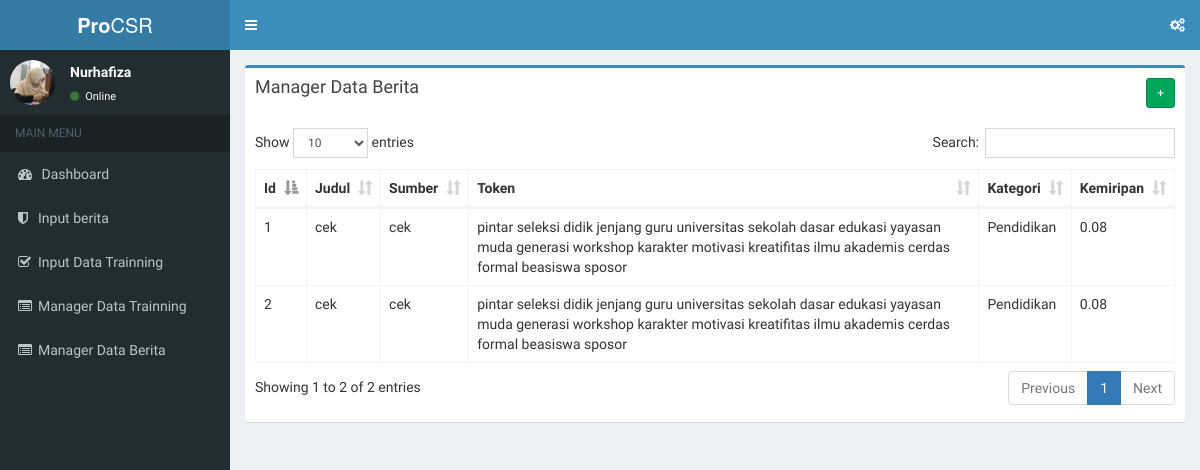
Screenshot of /dashboard.php?page=manager-data-berita with the database file from the repository.
### tables this page shows
CREATE TABLE `data_berita` (
  `id_berita` int(11) NOT NULL,
  `judul` varchar(150) NOT NULL,
  `sumber` varchar(150) NOT NULL,
  `token` text NOT NULL,
  `kategori` varchar(50) NOT NULL,
  `kemiripan` varchar(10) NOT NULL
);

### pages/manager-data-berita.php (the view, shortened to what this page needs)
<?php
$sql = $conn->prepare("SELECT * FROM data_berita ORDER BY id_berita DESC");
$data = Array();
$sql->execute($data);
$datas = $sql->fetchAll();
?>
<section class="content">
  <div class="row">
    <div class="col-md-12">
      <div class="box box-primary">
        <div class="box-header">
          <h3 class="box-title">Manager Data Berita</h3>
          <a href="?page=data-trainning" class="btn btn-success btn-sm pull-right">+</a>
        </div>
        <div class="box-body">
          <table id="data_table" class="table table-bordered table-hover">
            <thead>
              <tr>
                <th>Id</th>
                <th>Judul</th>
                <th>Sumber</th>
                <th>Token</th>
                <th>Kategori</th>
                <th>Kemiripan</th>
              </tr>
            </thead>
            <tbody>
              <?php foreach ($datas as $data): ?>
              <tr>
                <td><?php echo $data['id_berita']; ?></td>
                <td><?php echo $data['judul']; ?></td>
                <td><?php echo $data['sumber']; ?></td>
                <td><?php echo $data['token']; ?></td>
                <td><?php echo $data['kategori']; ?></td>
                <td><?php echo $data['kemiripan']; ?></td>
              </tr>
              <?php endforeach ?>
            </tbody>
          </table>
        </div>
      </div>
    </div>
  </div>
</section>
<section class="content">
</section>

### dashboard.php (shortened to what this page needs)
<!DOCTYPE html>
<html>
<?php include "head.php"; ?>
<body class="hold-transition skin-blue sidebar-mini">
<div class="wrapper">
  <?php include "navbar.php"; ?>
  <?php include "sidebar.php"; ?>
  <div class="content-wrapper">
  <?php include "content.php"; ?>
  </div>
</div>
</body>
</html>

### head.php (shortened to what this page needs)
<head>
  <link rel="stylesheet" href="bower_components/bootstrap/dist/css/bootstrap.min.css">
  <link rel="stylesheet" href="bower_components/font-awesome/css/font-awesome.min.css">
  <link rel="stylesheet" href="bower_components/Ionicons/css/ionicons.min.css">
  <link rel="stylesheet" href="bower_components/jvectormap/jquery-jvectormap.css">
  <link rel="stylesheet" href="bower_components/datatables.net-bs/css/dataTables.bootstrap.min.css">
  <link rel="stylesheet" href="dist/css/AdminLTE.min.css">
  <link rel="stylesheet" href="dist/css/skins/_all-skins.min.css">
</head>

### navbar.php (shortened to what this page needs)
<header class="main-header">
  <a href="index.php" class="logo">
    <span class="logo-lg"><b>Pro</b>CSR</span>
  </a>
  <nav class="navbar navbar-static-top">
    <a href="" class="sidebar-toggle" data-toggle="push-menu" role="button">
    </a>
    <div class="navbar-custom-menu">
      <ul class="nav navbar-nav">
        <li>
          <a href="?page=setting"><i class="fa fa-gears"></i></a>
        </li>
      </ul>
    </div>
  </nav>
</header>

### sidebar.php
<aside class="main-sidebar">
  <section class="sidebar">
    <div class="user-panel">
      <div class="pull-left image">
        <img src="dist/img/IMG_4082.jpg" class="img-circle" alt="User Image">
      </div>
      <div class="pull-left info">
        <p>Nurhafiza</p>
        <a href="#"><i class="fa fa-circle text-success"></i> Online</a>
      </div>
    </div>
    <ul class="sidebar-menu" data-widget="tree">
      <li class="header">MAIN MENU</li>
      <li><a href="?page=dashboard"><i class="fa fa-dashboard"></i> <span>Dashboard</span></a></li>
      <li><a href="?page=input-berita"><i class="fa fa-shield"></i>Input berita</a></li>
      <li><a href="?page=data-trainning"><i class="fa fa-check-square-o"></i>Input Data Trainning</a></li>
      <li><a href="?page=manager-data"><i class="fa fa-list-alt"></i>Manager Data Trainning</a></li>
      <li><a href="?page=manager-data-berita"><i class="fa fa-list-alt"></i>Manager Data Berita</a></li>
    </ul>
  </section>
</aside>

### content.php
<?php
if (isset($_GET['page'])) {
  $page = $_GET['page'];
  if ($page == 'dashboard')                                      { include "pages/dashboard.php"; }
  else if ($page == 'setting')                                   { include "pages/setting.php"; }
  else if ($page == 'input-berita')                              { include "pages/input-berita.php"; }
  else if ($page == 'input-berita-hasil')                        { include "pages/input-berita-hasil.php"; }
  else if ($page == 'data-trainning')                            { include "pages/data-trainning.php"; }
  else if ($page == 'data-trainning-edit')                       { include "pages/data-trainning-edit.php"; }
  else if ($page == 'manager-data')                              { include "pages/manager-data.php"; }
  else if ($page == 'manager-data-berita')                              { include "pages/manager-data-berita.php"; }
  else                                                           { include "pages/notfound.php"; }
} else if (isset($_GET['action'])) {
  $action = $_GET['action'];
  if ($action == 'post_publish_certificate')                     { include "action/post_publish_certificate.php"; }
  else if ($action == 'post_upload_certificate')                 { include "action/post_upload_certificate.php"; }
  else if ($action == 'delete-data-training')                    { include "action/get-delete-data-training.php"; }
} else {
  include "pages/dashboard.php";
}
?>

### rows the page displays
data_berita: id_berita "2", judul "cek", sumber "cek", token "pintar seleksi didik jenjang guru universitas sekolah dasar edukasi yayasan muda generasi workshop karakter motivasi kreatifitas ilmu akademis cerdas formal beasiswa sposor", kategori "Pendidikan", kemiripan "0.08"
data_berita: id_berita "1", judul "cek", sumber "cek", token "pintar seleksi didik jenjang guru universitas sekolah dasar edukasi yayasan muda generasi workshop karakter motivasi kreatifitas ilmu akademis cerdas formal beasiswa sposor", kategori "Pendidikan", kemiripan "0.08"
